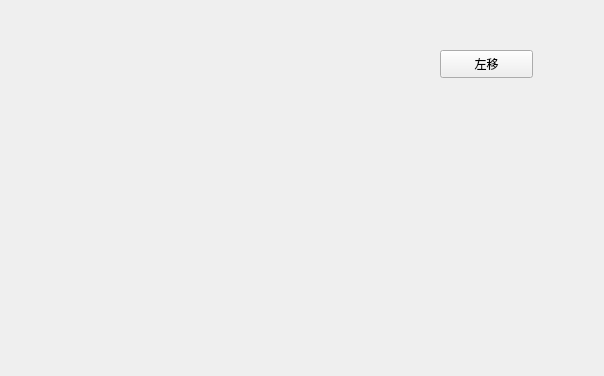
<?xml version="1.0" encoding="UTF-8"?>
<ui version="4.0">
 <class>Widget</class>
 <widget class="QWidget" name="Widget">
  <property name="geometry">
   <rect>
    <x>0</x>
    <y>0</y>
    <width>604</width>
    <height>376</height>
   </rect>
  </property>
  <property name="windowTitle">
   <string>Widget</string>
  </property>
  <widget class="QPushButton" name="pushButton">
   <property name="geometry">
    <rect>
     <x>440</x>
     <y>50</y>
     <width>93</width>
     <height>28</height>
    </rect>
   </property>
   <property name="text">
    <string>左移</string>
   </property>
  </widget>
 </widget>
 <layoutdefault spacing="6" margin="11"/>
 <resources/>
 <connections/>
</ui>
